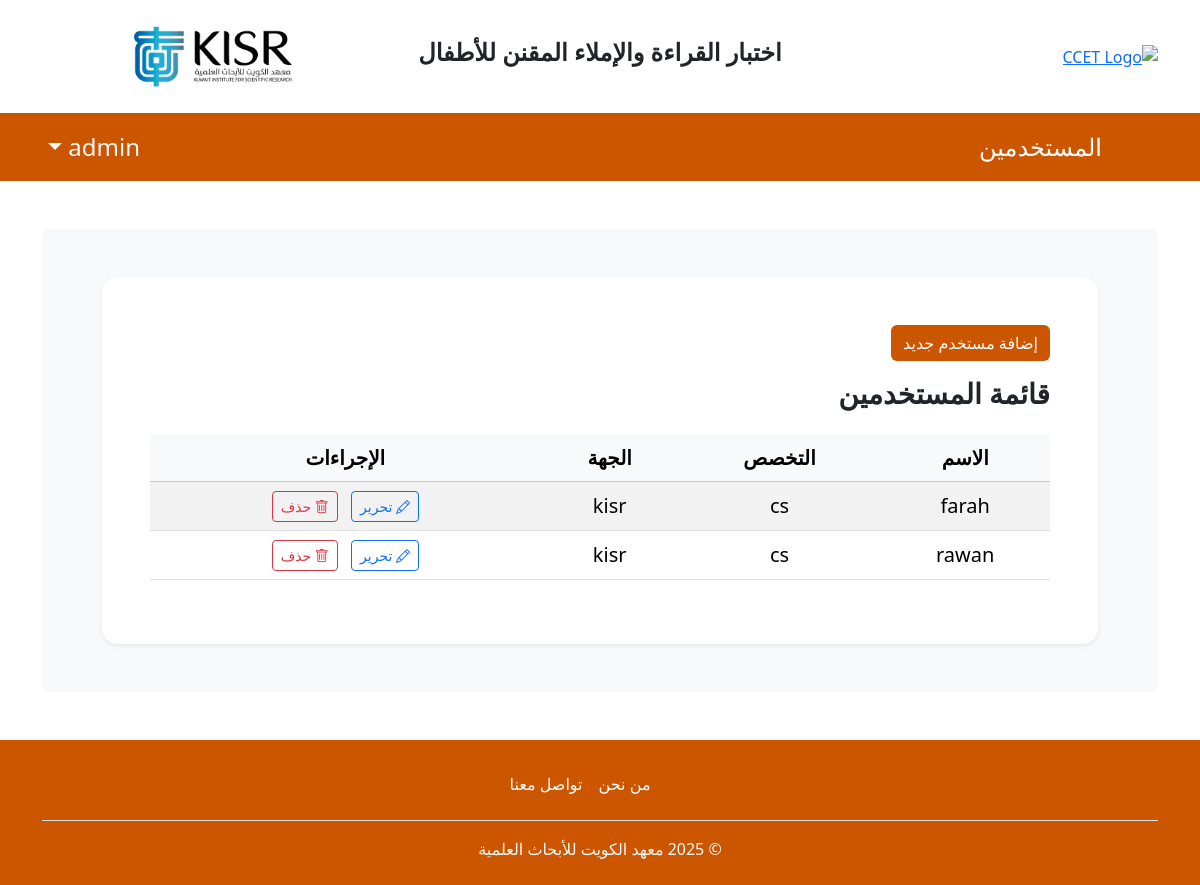
The page /admin (signed in) on the database its author committed.
### electronic_diagnosis_test/models.py (models this page shows, shortened)
class Examiner(models.Model):
    STAGE_CHOICES = (
    ('PRIMARY','Primary School'),
    ('SECONDARY','Secondary School'),
    ('BOTH','Primary/Secondary')
)
    user = models.OneToOneField(User, on_delete=models.CASCADE)
    admin = models.ForeignKey(User, on_delete=models.CASCADE, related_name='admin_id')
    name = models.CharField(max_length=60)
    speciality = models.CharField(max_length=60)
    organization = models.CharField(max_length=60)
    stage = models.CharField(max_length=20,
                  choices=STAGE_CHOICES,
                  default="PRIMARY")

### electronic_diagnosis_test/views.py (the view)
# urls.py: path("admin",views.admin, name="admin"),
@login_required(login_url="/login")
def admin (request):
    if request.user.is_staff:
        return render(request,"adminPage.html", {
            "examiners": Examiner.objects.filter(admin_id=request.user.id)
        })
    else:
        return redirect(reverse('login'))

### electronic_diagnosis_test/templates/adminPage.html (shortened to what this page needs)
{% extends 'base.html' %} {%load static %} {% block content %}
                <div class="d-flex justify-content-start mb-3">
                    <a href="{% url 'signupSuperUser' %}" class="btn btn-primary-color">
                      إضافة مستخدم جديد
                    </a>
                  </div>
                <div class="table-responsive fs-5">
                      <div class="d-flex justify-content-between align-items-center mb-3">
                        <h3 class="fw-bold text-center">قائمة المستخدمين</h3>
                      </div>
                      <div class="table-responsive">
                        <table class="table table-striped text-center align-middle">
                          <thead class="table-light">
                            <tr>
                              <th>الاسم</th>
                              <th>التخصص</th>
                              <th>الجهة</th>
                              <th>الإجراءات</th>
                            </tr>
                          </thead>
                          <tbody>
                            {% for Examiners in examiners %}
                            <tr>
                              <td>{{ Examiners.name }}</td>
                              <td>{{ Examiners.speciality }}</td>
                              <td>{{ Examiners.organization }}</td>
                              <td>
                                <a href="#" class="btn btn-sm btn-outline-primary mx-1 " data-bs-toggle="modal" data-bs-target="#ModalEdit{{Examiners.pk}}">
                                  <i class="bi bi-pencil"></i> تحرير
                                </a>
                                <a href="#" class="btn btn-sm btn-outline-danger mx-1" data-bs-toggle="modal" data-bs-target="#Modal{{Examiners.user_id}}">
                                  <i class="bi bi-trash"></i> حذف
                                </a>
                              </td>
                            </tr>
                            {% endfor %}
                          </tbody>
                        </table>
                      </div>
                </div>
{% endblock %}

### electronic_diagnosis_test/static/style/styles.css (style rules this page uses)
:root { --primary-color: #cc5500; --primary-hover: #b34700; --text-color: #ffffff; }
.btn-primary-color { background-color: #cc5500; color: white; border: none; transition: background-color 0.3s ease, transform 0.2s ease; }

### rows shown on the page
Examiner: name "farah", speciality "cs", organization "kisr"
Examiner: name "rawan", speciality "cs", organization "kisr"
